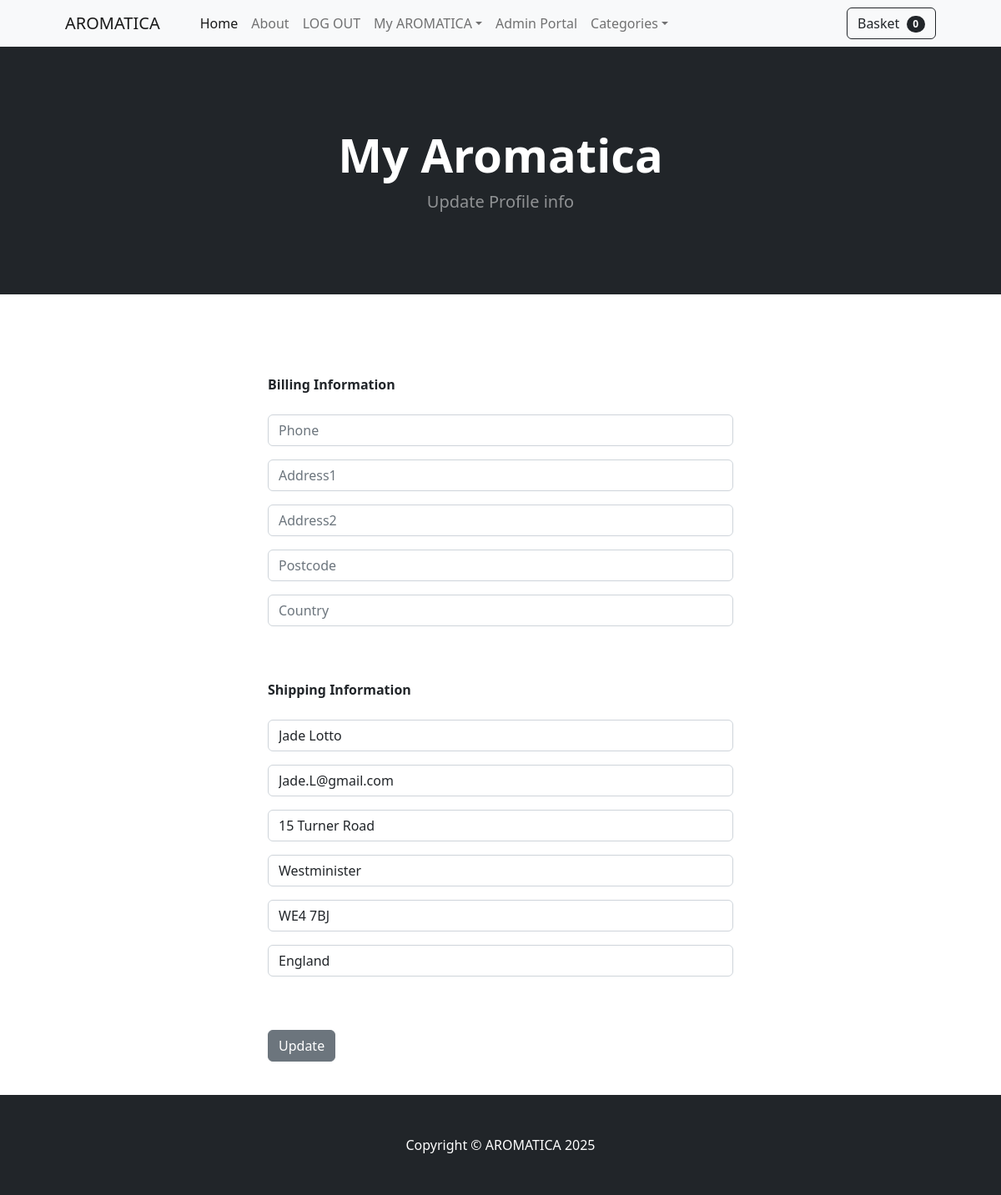
/update_profile/ (signed in), run on the app's committed database.
### aromatica/models.py (models this page shows, shortened)
class Profile(models.Model):
    user = models.OneToOneField(User, on_delete=models.CASCADE)
    date_modified = models.DateTimeField(auto_now=True)
    phone = models.CharField(max_length=20, blank=True)
    address1 = models.CharField(max_length=200, blank=True)
    address2 = models.CharField(max_length=200, blank=True)
    postcode = models.CharField(max_length=6, blank=True)
    country = models.CharField(max_length=20, blank=True)

### billing/models.py (models this page shows, shortened)
class ShippingAddress(models.Model):
    user = models.ForeignKey(User, on_delete=models.CASCADE, null=True, blank=True)
    bill_full_name = models.CharField(max_length=250)
    bill_email = models.CharField(max_length=250)
    bill_address1 = models.CharField(max_length=250)
    bill_address2 = models.CharField(max_length=250)
    bill_postcode = models.CharField(max_length=250)
    bill_country = models.CharField(max_length=250)
    class Meta:
        verbose_name_plural = "Shipping Address"

### aromatica/views.py (the view)
# urls.py: path('update_profile/', views.update_profile, name='update_profile'),
def update_profile(request):
    if request.user.is_authenticated:
        current_user = Profile.objects.get(user=request.user)
        shipping_user = ShippingAddress.objects.get(user=request.user)
        form = UserProfileForm(request.POST or None, instance=current_user)
        shipping_form = ShippingForm(request.POST or None, instance=shipping_user)
        if form.is_valid() or shipping_form.is_valid():
            form.save()
            shipping_form.save()
            return redirect('home')
        return render(request, 'update_profile.html', {'form':form, 'shipping_form':shipping_form})
    else:
        return redirect('home')

### aromatica/forms.py
class UserProfileForm(forms.ModelForm):
		phone = forms.CharField(label="", widget=forms.TextInput(attrs={'class':'form-control', 'placeholder':'Phone'}), required=False)
		address1 = forms.CharField(label="", widget=forms.TextInput(attrs={'class':'form-control', 'placeholder':'Address1'}), required=False)
		address2 = forms.CharField(label="", widget=forms.TextInput(attrs={'class':'form-control', 'placeholder':'Address2'}), required=False)
		postcode = forms.CharField(label="", widget=forms.TextInput(attrs={'class':'form-control', 'placeholder':'Postcode'}), required=False)
		country = forms.CharField(label="", widget=forms.TextInput(attrs={'class':'form-control', 'placeholder':'Country'}), required=False)
		class Meta:
			model = Profile
			fields = ('phone', 'address1', 'address2','postcode', 'country')

### billing/forms.py
class ShippingForm(forms.ModelForm):
    bill_full_name = forms.CharField(label="", widget=forms.TextInput(attrs={'class':'form-control', 'placeholder':'Full Name'}), required=True)
    bill_email = forms.CharField(label="", widget=forms.TextInput(attrs={'class':'form-control', 'placeholder':'Email'}), required=True)
    bill_address1 = forms.CharField(label="", widget=forms.TextInput(attrs={'class':'form-control', 'placeholder':'Address1'}), required=True)
    bill_address2 = forms.CharField(label="", widget=forms.TextInput(attrs={'class':'form-control', 'placeholder':'Address2'}), required=True)
    bill_postcode = forms.CharField(label="", widget=forms.TextInput(attrs={'class':'form-control', 'placeholder':'Postcode'}), required=True)
    bill_country = forms.CharField(label="", widget=forms.TextInput(attrs={'class':'form-control', 'placeholder':'Country'}), required=True)
    class Meta:
        model = ShippingAddress
        fields = ['bill_full_name', 'bill_email', 'bill_address1', 'bill_address2', 'bill_postcode', 'bill_country']
        exclude = ['user',]

### cart/cart.py (called while the page is built)
    def __len__(self):
        return len(self.cart)

### cart/context_processors.py (called while the page is built)
def cart(request):
    return{'cart': Cart(request)}

### aromatica/templates/update_profile.html (shortened to what this page needs)
{% extends 'base.html' %}
{% block content %}
<header class="bg-dark py-5">
    <div class="container px-4 px-lg-5 my-5">
        <div class="text-center text-white">
            <h1 class="display-4 fw-bolder">My Aromatica</h1>
            <p class="lead fw-normal text-white-50 mb-0">Update Profile info</p>
        </div>
    </div>
</header>
<br><br/>
<div class="container">
    <div class="'row">
            <div class="col-md-6 offset-md-3">
                <br/><br/>
                <strong>Billing Information</strong>
                <br/><br/>
                <form method="POST" action="{% url 'update_profile' %}">
                    {{ form.as_p }}
                    <br><br/>
                    <strong> Shipping Information</strong>
                    <br/><br/>
                    {{ shipping_form.as_p }}
                    <br/><br/>
                    <button type="submit" class="btn btn-secondary">
                        Update
                    </button>
                    <br><br/>
                </form>
            </div>
    </div>
</div>
{% endblock %}

### data on the page
ShippingAddress: bill_full_name "Jade Lotto", bill_email "Jade.L@gmail.com", bill_address1 "15 Turner Road", bill_address2 "Westminister", bill_postcode "WE4 7BJ", bill_country "England"

### other printed values
{{ cart|length }} "0"
